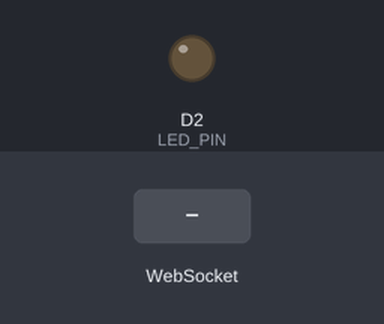
Bench run of a sketch on a simulated ESP8266 (NodeMCU). On the bench: output pins drawn as LEDs (lit = HIGH). The test bench sets the inputs (shaded band). WiFi joins after 1.5 s; servers stay silent unless stated; what the sketch prints to the serial monitor is not drawn.

Above: at 2.7 s.
2.8 s: WebSocket text "5" received
At 3.2 s:
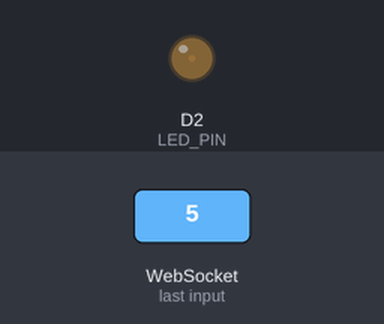
4.3 s: WebSocket text "90" received
At 5.5 s:
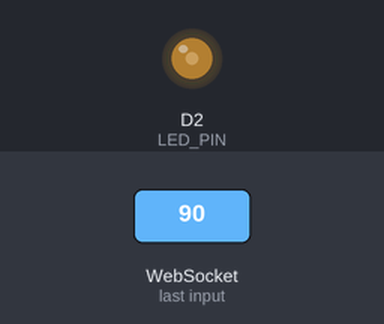
5.8 s: WebSocket text "200" received
At 6.8 s:
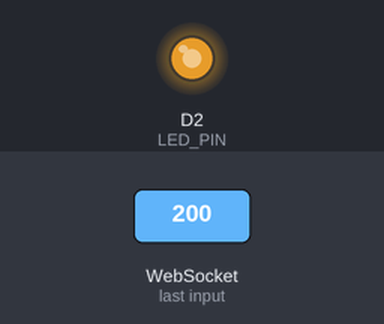
Timing chart, 0 to 8.8 s (numbered marks = the images above; inputs shaded):
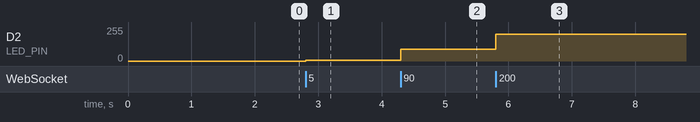

The sketch:

NodeMCU_client.ino
```cpp
#include <ESP8266WiFi.h>
#include <WebSocketsClient.h>

WebSocketsClient wsc;

const char *ssid = "ahmedWaleed";
const char *pass = "123456789";

#define SERVER "192.168.1.2"
#define PORT 9000
#define URL "/"

#define LED_PIN D2

void websocketEvent(WStype_t type, uint8_t *data, size_t length)
{

  switch (type)
  {

  case WStype_CONNECTED:

    Serial.println("Connected To WebSocket Server");

    break;

  case WStype_DISCONNECTED:

    Serial.println("Disconnected From WebSocket Server");

    break;

  case WStype_TEXT:
  {

    int intensity = atoi((char *)data);

    intensity = constrain(intensity, 0, 255);

    analogWrite(LED_PIN, intensity);

    Serial.print("Intensity: ");
    Serial.println(intensity);

    break;
  }
  }
}

void setup()
{

  Serial.begin(115200);

  pinMode(LED_PIN, OUTPUT);

  analogWriteRange(255);

  analogWrite(LED_PIN, 0);

  Serial.println();
  Serial.println("Connecting To WiFi...");

  WiFi.begin(ssid, pass);

  while (WiFi.status() != WL_CONNECTED)
  {

    delay(500);

    Serial.print(".");
  }

  Serial.println();
  Serial.println("WiFi Connected");

  Serial.print("NodeMCU IP: ");
  Serial.println(WiFi.localIP());

  wsc.begin(SERVER, PORT, URL);

  wsc.onEvent(websocketEvent);

  wsc.setReconnectInterval(1000);
}

void loop()
{

  wsc.loop();
}
```

Measured:
- after the input at 2.8 s, D2 (LED_PIN): 0/255 → 5/255 at once
- after the input at 4.3 s, D2 (LED_PIN): 5/255 → 90/255 at once
- after the input at 5.8 s, D2 (LED_PIN): 90/255 → 200/255 at once
